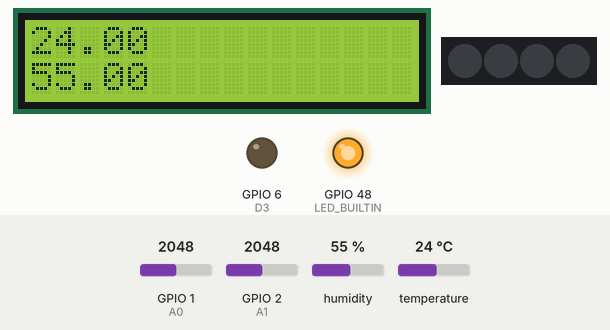
Recording of a program running on a simulated ESP32. Shown: 16×2 character LCD, 4 RGB LEDs in strip order, left to right, output pins drawn as LEDs (lit = HIGH). The inputs (shaded band) are chosen by the test bench; at power-on: GPIO 2 (A1) = 2048, GPIO 1 (A0) = 2048, humidity 55 %, temperature 24 °C. WiFi joins after 1.5 s; servers stay silent unless stated; no MQTT or app messages arrive unless stated; what the program prints to the serial monitor is not drawn.

Above: at 3.2 s.
3.3 s: GPIO 2 (A1) set to 364
7.5 s: GPIO 2 (A1) set to 331
At 9.2 s:
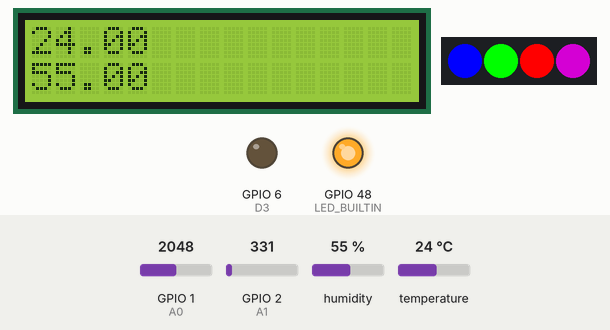
9.5 s: GPIO 1 (A0) set to 53
11.3 s: GPIO 1 (A0) set to 45
At 13.2 s:
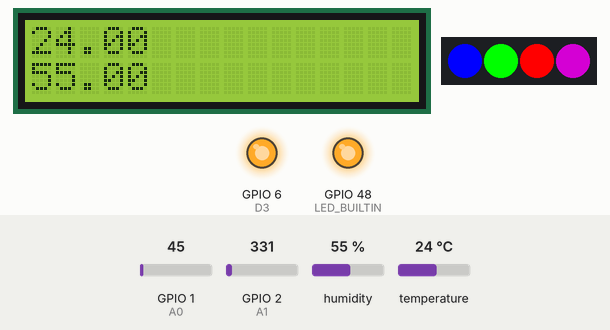
13.5 s: humidity set to 22 %
At 18.0 s:
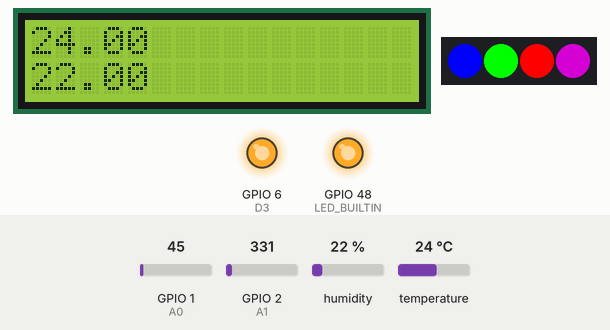
18.7 s: GPIO 2 (A1) set to 502
21.2 s: GPIO 2 (A1) set to 604
At 24.5 s:
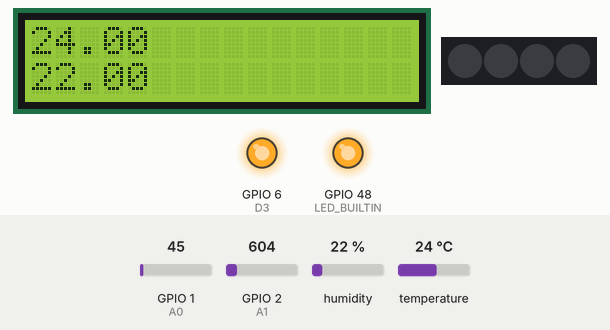
Timing chart, 0 to 25.5 s (numbered marks = the images above; inputs shaded):
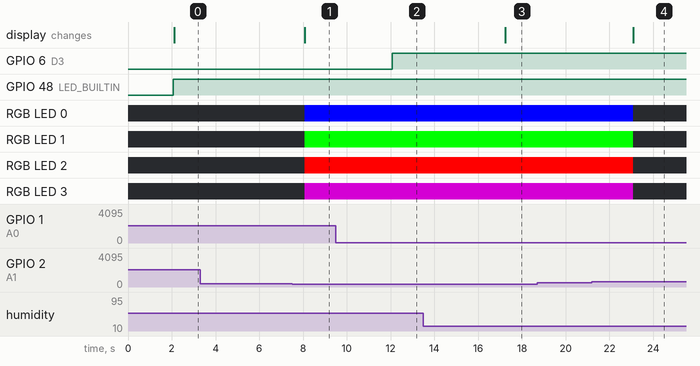

The program:

main.cpp
```cpp
#include <Adafruit_NeoPixel.h>
#include <DHT20.h>
#include <LiquidCrystal_I2C.h>
#include <Wire.h>
#include <WiFi.h>
#include "Adafruit_MQTT.h"
#include "Adafruit_MQTT_Client.h"

/****************************** Define MQTT ***************************************/

#define WLAN_SSID "RD-SEAI_2.4G"
#define WLAN_PASS ""

#define AIO_USERNAME  "ThanhTaiNguyen"
#define AIO_KEY       "aio_GAzm50zeE6u2WheOGlKSFLkml5EW"
#define AIO_SERVER      "io.adafruit.com"
#define AIO_SERVERPORT  1883

#define OHS_SERVER      "mqtt.ohstem.vn"
#define OHS_SERVERPORT  1883
#define OHS_USERNAME    "tainguyen24082004"
#define OHS_KEY         "helloworld"

/****************************** Define PIN ***************************************/
#define D5 8
#define D3 6
#define A1 2
#define A0 1
#define LED_BUILTIN 48
#define SDA 11
#define SCL 12
#define ANALOG_INPUT_PIN 1

WiFiClient client;
//Adafruit_MQTT_Client mqtt(&client, AIO_SERVER, AIO_SERVERPORT, AIO_USERNAME, AIO_USERNAME, AIO_KEY);
Adafruit_MQTT_Client mqtt(&client, OHS_SERVER, OHS_SERVERPORT, OHS_USERNAME, OHS_USERNAME, OHS_KEY);
/****************************** ADAFRUIT Feeds ***************************************/
//Cambiennhietdo
Adafruit_MQTT_Publish cambiennhietdo = Adafruit_MQTT_Publish(&mqtt, AIO_USERNAME "/feeds/cambiennhietdo");

//Cambiendoam
Adafruit_MQTT_Publish cambiendoam = Adafruit_MQTT_Publish(&mqtt, AIO_USERNAME "/feeds/cambiendoam");

//Cambienanhsang
Adafruit_MQTT_Publish cambienanhsang = Adafruit_MQTT_Publish(&mqtt, AIO_USERNAME "/feeds/cambienanhsang");

//nutnhan
Adafruit_MQTT_Subscribe nutnhan1 = Adafruit_MQTT_Subscribe(&mqtt, AIO_USERNAME "/feeds/nutnhan1", MQTT_QOS_1);

//Battatden
Adafruit_MQTT_Publish battatden = Adafruit_MQTT_Publish(&mqtt, AIO_USERNAME "/feeds/battatden");

//Doamdat
Adafruit_MQTT_Publish doamdat = Adafruit_MQTT_Publish(&mqtt, AIO_USERNAME "/feeds/doamdat");

/****************************** OhStem Feeds ***************************************/
//Cambiendoam
Adafruit_MQTT_Publish ohstemdoam = Adafruit_MQTT_Publish(&mqtt, OHS_USERNAME "/feeds/V1");

//Cambiennhietdo
Adafruit_MQTT_Publish ohstemnhietdo = Adafruit_MQTT_Publish(&mqtt, OHS_USERNAME "/feeds/V2");

//Cambienanhsang
Adafruit_MQTT_Publish ohstemanhsang = Adafruit_MQTT_Publish(&mqtt, OHS_USERNAME "/feeds/V3");

//Doamdat
Adafruit_MQTT_Publish ohstemdoamdat = Adafruit_MQTT_Publish(&mqtt, OHS_USERNAME "/feeds/V4");


/****************************** Define Tasks ***************************************/
void TaskBlink(void *pvParameters);
void TaskTemperatureHumidity(void *pvParameters);
void TaskSoilMoistureAndRelay(void *pvParameters);
void TaskLightAndLED(void *pvParameters);


/****************************** Define Components ***************************************/
Adafruit_NeoPixel pixels3(4, D5, NEO_GRB + NEO_KHZ800);
DHT20 dht20;
LiquidCrystal_I2C lcd(33,16,2);


void MQTT_connect() {
  int8_t ret;

  // Stop if already connected.
  if (mqtt.connected()) {
    return;
  }

  Serial.print("Connecting to MQTT... ");

  uint8_t retries = 3;
  while ((ret = mqtt.connect()) != 0) { // connect will return 0 for connected
    Serial.println(mqtt.connectErrorString(ret));
    Serial.println("Retrying MQTT connection in 10 seconds...");
    mqtt.disconnect();
    delay(10000);  // wait 10 seconds
    retries--;
    if (retries == 0) {
      // basically die and wait for WDT to reset me
      while (1);
    }
  }
  Serial.println("MQTT Connected!");
}


// The setup function runs once when you press reset or power on the board.
void setup() {

  Serial.begin(115200);
  Wire.begin(SDA,SCL);
  dht20.begin();
  lcd.begin();
  pixels3.begin();


WiFi.begin(WLAN_SSID, WLAN_PASS);
  delay(2000);

  while (WiFi.status() != WL_CONNECTED) {
    delay(500);
    Serial.print(".");
  }
  Serial.println();
  Serial.print("IP address: ");
  Serial.println(WiFi.localIP());


  uint32_t blink_delay = 1000;
xTaskCreate(TaskBlink, "Task Blink", 2048, (void *)&blink_delay, 2, nullptr);
xTaskCreate( TaskTemperatureHumidity, "Task Temperature" ,2048  ,NULL  ,2 , NULL);
xTaskCreate( TaskSoilMoistureAndRelay, "Task Soild Relay" ,2048  ,NULL  ,2 , NULL);
xTaskCreate( TaskLightAndLED, "Task Light LED" ,2048  ,NULL  ,2 , NULL);

}

void loop() {
  MQTT_connect();
  mqtt.processPackets(10000);
  if(! mqtt.ping()) {
      mqtt.disconnect();
  }
}

/*--------------------------------------------------*/
/*---------------------- Tasks ---------------------*/
/*--------------------------------------------------*/
uint32_t x = 0;
void TaskBlink(void *pvParameters) {
  uint32_t blink_delay = *((uint32_t *)pvParameters);

  pinMode(LED_BUILTIN, OUTPUT);

  for (;;) {
    digitalWrite(LED_BUILTIN, HIGH);
    delay(blink_delay);
    digitalWrite(LED_BUILTIN, LOW);
    delay(blink_delay);
    if (battatden.publish(x++)){
      Serial.println(F("Published count of LED successfully!!"));
    }
  }
}


void TaskTemperatureHumidity(void *pvParameters) {  // This is a task.
  //uint32_t blink_delay = *((uint32_t *)pvParameters);

  while(1) {
    dht20.read();
    float Temperature = dht20.getTemperature();
    float Humidity = dht20.getHumidity();
    Serial.println(F("Temperature"));
    Serial.println(Temperature);
    Serial.println(F("Humidity"));
    Serial.println(Humidity);
    lcd.clear();
    lcd.setCursor(0, 0);
    lcd.print(Temperature);
    lcd.setCursor(0, 1);
    lcd.print(Humidity);
    if (cambiennhietdo.publish(Temperature)){
      Serial.println(F("Published Temperature Sensor successfully!!"));
    }
    if (cambiendoam.publish(Humidity)){
      Serial.println(F("Published Humidity Sensor successfully!!"));
    }
    delay(5000);
  }
}

void TaskSoilMoistureAndRelay(void *pvParameters) {
  //uint32_t blink_delay = *((uint32_t *)pvParameters);

  pinMode(D3, OUTPUT);

  while(1) {
    uint32_t moisture = analogRead(A0);
    if(moisture > 300){
      digitalWrite(D3, LOW);
    }
    if(moisture < 50){
      digitalWrite(D3, HIGH);
    }
    Serial.println(F("Moisture:"));
    Serial.println(moisture);
    if (doamdat.publish(moisture)){
      Serial.println(F("Published Moisture Sensor successfully!!"));
    }
    delay(2000);
  }
}

void TaskLightAndLED(void *pvParameters) {  // This is a task.
  //uint32_t blink_delay = *((uint32_t *)pvParameters);

  while(1) {
    uint32_t light = analogRead(A1);
    Serial.println(F("Light: "));
    Serial.println(light);
    if(light < 350){
      pixels3.setPixelColor(0, pixels3.Color(0,0,255));
      pixels3.setPixelColor(1, pixels3.Color(0,255,0));
      pixels3.setPixelColor(2, pixels3.Color(255,0,0));
      pixels3.setPixelColor(3, pixels3.Color(128, 0, 128));
      pixels3.show();
    }
    if(light > 550){
      pixels3.setPixelColor(0, pixels3.Color(0,0,0));
      pixels3.setPixelColor(1, pixels3.Color(0,0,0));
      pixels3.setPixelColor(2, pixels3.Color(0,0,0));
      pixels3.setPixelColor(3, pixels3.Color(0,0,0));
      pixels3.show();
    }

    if (cambienanhsang.publish(light)){
      Serial.println(F("Published Light Sensor successfully!!"));
    }
    delay(3000);
  }
}
```

Measured:
- the behaviour switches between 350 and 349 on GPIO 2 (A1) (found by bisection; images 0 and 1)
- the behaviour switches between 50 and 49 on GPIO 1 (A0) (found by bisection; images 1 and 2)
- the behaviour switches between 550 and 551 on GPIO 2 (A1) (found by bisection; images 3 and 4)
- after the input at 3.3 s, every drawn part: stays the same
- after the input at 7.5 s, RGB LED 0: off → RGB(0, 0, 255) after 0.58 s; RGB LED 1: off → RGB(0, 255, 0) after 0.58 s; RGB LED 2: off → RGB(255, 0, 0) after 0.58 s; RGB LED 3: off → RGB(128, 0, 128) after 0.58 s
- after the input at 9.5 s, every drawn part: stays the same
- after the input at 11.3 s, GPIO 6 (D3): LOW → HIGH after 0.78 s
- after the input at 13.5 s, the display: changes after 3.7 s (image 3)
- after the input at 18.7 s, every drawn part: stays the same
- after the input at 21.2 s, RGB LED 0: RGB(0, 0, 255) → off after 1.9 s; RGB LED 1: RGB(0, 255, 0) → off after 1.9 s; RGB LED 2: RGB(255, 0, 0) → off after 1.9 s; RGB LED 3: RGB(128, 0, 128) → off after 1.9 s
